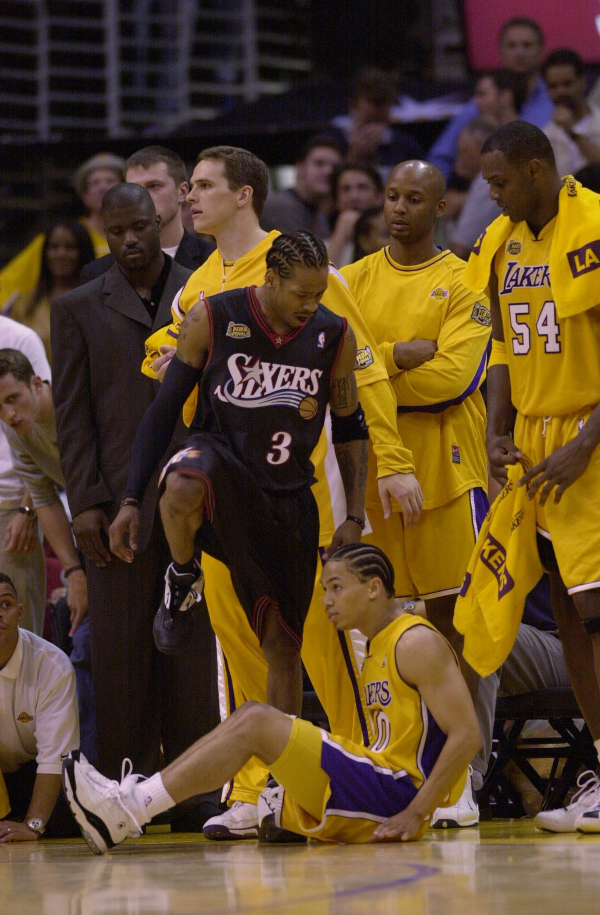
#> input picture basepic.jpeg, 1200 x 1829 px (shown at 1/2 size); its folder holds only this picture in this run
$ python -i DISCOVERY.py   (imports and definitions only)
#> lines starting #> are read from the running program, lines starting #| are printed output that depends on the picture
import pandas as pd
from PIL import Image

def loadImage(fileName, resize=False, format="RGB"):
  # Open the image using the PIL library
#> called with fileName = 'basepic.jpeg', resize = False, format = 'RGB'
  image = Image.open(fileName)
#> image is the input picture: PIL image 1200x1829 RGB; mean R, G, B 89.5, 67.6, 41.8

  # Convert it to an (x, y) array:
  return imageToArray(image, format, resize)


# Resize the image to an `outputSize` x `outputSize` square, where `outputSize` is defined (globally) above.
# [8 lines left out: function squareAndResizeImage, not called in this run]


# Convert (and resize) an Image to an Lab array
def imageToArray(image, format, resize):
#> called with format = 'RGB', resize = False
  import skimage
  import skimage.io
  import numpy as np

  w, h = image.size
#> w = 1200; h = 1829
  if resize:
    image = squareAndResizeImage(image, resize)

  image = image.convert('RGB')
  rgb = np.array(image)
  if format == "RGB":
    rgb = rgb.astype(int)
    return rgb.transpose([1,0,2])
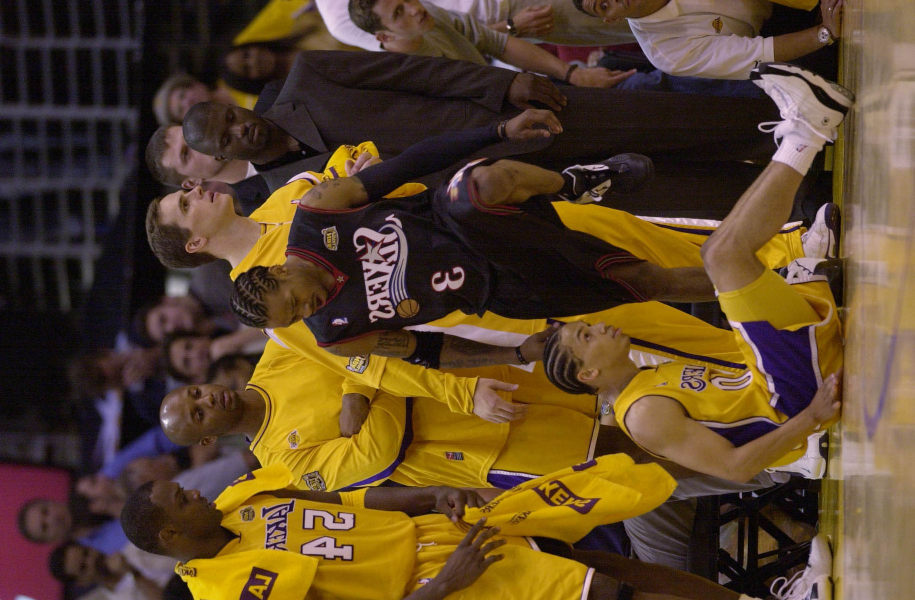
#> returned value: shape (1200, 1829, 3) int64 (shown at 1/2 size); mean of channels 0, 1, 2 89.5, 67.6, 41.8; drawn as R, G, B
  elif format == "Lab":
    lab = skimage.color.rgb2lab(rgb)
    return lab.transpose([1,0,2])
  else:
    raise Exception(f"Unknown format {format}")


imageCache = {}


# [28 lines left out: functions getTileImage, isImageFile, listTileImagesInPath, not called in this run]


tada = "\N{PARTY POPPER}"


# [193 lines left out: functions run_test_case_1b, run_test_case_2d, run_test_case_2e, run_test_case_3, run_test_case_4, run_test_case_6 and 2 more, not called in this run]

>>> result = loadImage('basepic.jpeg')
